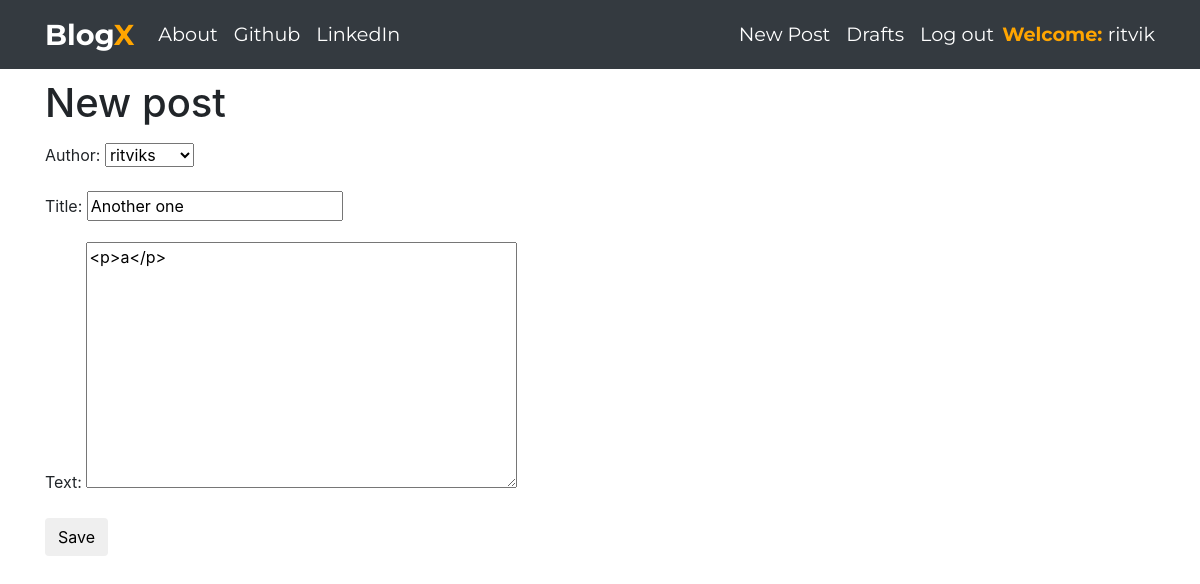
Page /post/5/edit/ (signed in) on the committed database.
### blog/models.py (models this page shows, shortened)
class Post(models.Model):
    author = models.ForeignKey('auth.User',on_delete=models.CASCADE)
    title = models.CharField(max_length=200)
    text = RichTextField(blank=True,null=True)
    created_date = models.DateTimeField(default=timezone.now)
    published_date = models.DateTimeField(blank=True, null=True)

### blog/views.py (the view)
# urls.py: path('post/<int:pk>/edit/', views.PostUpdateView.as_view(), name='post_edit'),
class PostUpdateView(LoginRequiredMixin,UpdateView):
    login_url = '/login/'
    redirect_field_name = 'myblog/post_detail.html'
    form_class = PostForm
    model = Post

### blog/forms.py
class PostForm(forms.ModelForm):
    class Meta:
        model = Post
        fields = ('author','title', 'text',)
        widgets = {
            'title': forms.TextInput(attrs={'class': 'textinputclass'}),
        }

### blog/templates/blog/post_form.html (shortened to what this page needs)
{% extends 'blog/base.html' %}
{% block content %}
    <h1>New post</h1>
    <form method="POST" class="post-form">
    {{form.as_p}}
    <button type="submit" class="save btn btn-default">Save</button>
    </form>
{% endblock %}

### blog/templates/blog/base.html (shortened to what this page needs)
<!DOCTYPE html>
{% load static %}
<html>
  <head>
    <link rel="stylesheet" href="https://stackpath.bootstrapcdn.com/bootstrap/4.1.3/css/bootstrap.min.css"
>
    <link href="https://maxcdn.bootstrapcdn.com/font-awesome/4.7.0/css/font-awesome.min.css" rel="stylesheet">
    <link rel="stylesheet" href="{% static 'css1/blog1.css' %}">
  </head>
  <body class='loader'>
    <nav class="navbar navbar-expand-lg bg-dark techfont">
      <div class="container">
        <div class="navbar-nav align-items-center">
          <a class="navbar-brand bigbrand" href="{% url 'post_list' %}"><b>Blog<span style='color:orange'>X</span>
          </b></a>
          <a class="nav-item nav-link changeit" href="{% url 'about' %}">About</a>
          <a class="nav-item nav-link changeit" href="https://www.github.com">Github</a>
          <a class="nav-item nav-link changeit" href="https://www.linkedin.com">LinkedIn</a>
        </div>
        <div class="navbar-nav align-items-center ml-auto">
          {% if user.is_authenticated %}
            <a class="nav-item nav-link changeit" href="{% url 'post_new' %}">New Post</a>
            <a class="nav-item nav-link changeit" href="{% url 'post_draft_list' %}">Drafts</a>
            <a class="nav-item nav-link changeit" href="{% url 'logout' %}">Log out</a>
            <a><span style='color:orange'><b>Welcome: </b></span>{{ user.username }}</a>
          {% else %}
            <a class="nav-item nav-link changeit" href="{% url 'login' %}" aria-label="Login">
              <span class="fa fa-user" style="color:orange" aria-hidden="true"></span></a>
          {% endif %}
        </div>
      </div>
    </nav>
      <div class="content container">
        <div class="row">
          <div class="col-md-12">
            <div class="blog_posts">
              {% block content %}
              {% endblock %}
            </div>
          </div>
        </div>
      </div>
    </body>
</html>

### blog/static/css1/blog1.css (style rules this page uses)
.techfont { font-family: 'Montserrat', sans-serif; font-size: 1.2em; margin-bottom: 10px; color: white; }
.bigbrand { font-size: 1.5em; color: white; }
.changeit { color:white; }

### rows in the picture
Post: author "ritviks", title "Another one", text "<p>a</p>"

### other values in the picture
{{ user.username }} "ritvik"
